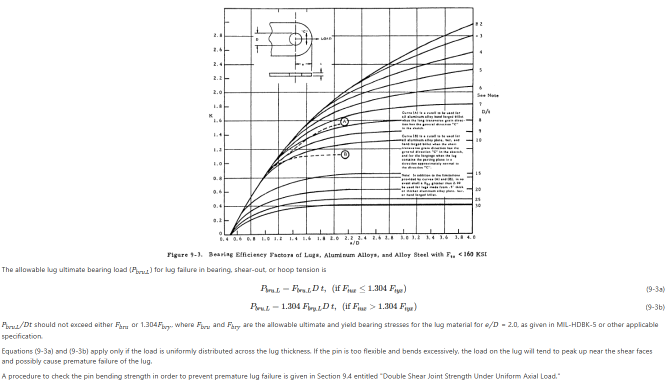
#> input picture tools/digitize/source/afsam_fig9_3_page.png, 1340 x 768 px (shown at 1/2 size)
$ python dig93.py
#> lines starting #> are read from the running program, lines starting #| are printed output that depends on the picture
### tools/digitize/digitize_common.py
"""Helpers to digitize curves from scanned charts (AFSAM Section 9 figures).

The approach is deliberately simple and auditable:
1. the axes are calibrated from the pixel positions of the chart's own grid lines;
2. for every pixel column, the centres of the dark runs (curve pixels) are found, with the grid-line
   rows / columns masked out;
3. the runs are assigned to curves figure by figure (see digitize_afsam.py);
4. the result is drawn back over the original scan in colour (overlay images) for visual checking.
"""
import numpy as np
from PIL import Image, ImageDraw


class Axis:
    """Pixel <-> value mapping, piecewise linear through the chart's grid lines.

    Axis(p0, v0, p1, v1) for two points, or Axis.grid([(pixel, value), ...]) for every grid line, which
    absorbs small scan distortions.
    """

    def __init__(self, p0, v0, p1, v1):
        self.P = np.array([p0, p1], float)
        self.V = np.array([v0, v1], float)
        self._sort()

    @classmethod
    def grid(cls, pairs):
        a = cls(0, 0, 1, 1)
        a.P = np.array([p for p, v in pairs], float)
        a.V = np.array([v for p, v in pairs], float)
        a._sort()
        return a

    def _sort(self):
        o = np.argsort(self.P)
        self.P, self.V = self.P[o], self.V[o]

    def val(self, p):
        p = np.asarray(p, float)
        return np.interp(p, self.P, self.V, left=None, right=None) if self.P.size > 2 else \
            self.V[0] + (p - self.P[0]) * (self.V[1] - self.V[0]) / (self.P[1] - self.P[0])

    def pix(self, v):
        v = np.asarray(v, float)
        o = np.argsort(self.V)
        if self.P.size > 2:
            return np.interp(v, self.V[o], self.P[o])
        return self.P[0] + (v - self.V[0]) * (self.P[1] - self.P[0]) / (self.V[1] - self.V[0])


def load(path):
    return np.array(Image.open(path).convert("L")).astype(int)


def column_runs(img, x, y_top, y_bot, thr=120, mask_rows=(), min_len=1):
    """Centres of dark runs in column x between y_top and y_bot, skipping masked rows."""
    col = img[y_top:y_bot + 1, x] < thr
    for r in mask_rows:
        if y_top <= r <= y_bot:
            col[r - y_top] = False
    runs, start = [], None
    for i, v in enumerate(col):
        if v and start is None:
            start = i
        if not v and start is not None:
            if i - start >= min_len:
                runs.append((y_top + (start + i - 1) / 2, i - start))
            start = None
    if start is not None:
        runs.append((y_top + (start + len(col) - 1) / 2, len(col) - start))
    return runs


def expand(rows, pad=1):
#> called with pad = 1
    out = set()
    for r in rows:
        for k in range(-pad, pad + 1):
            out.add(r + k)
    return sorted(out)


def overlay(path, out, curves, xax, yax, colors=None, dot=1.6, crop=None):
    """Draw digitized curves (list of (label, xs, ys)) over the scan."""
    im = Image.open(path).convert("RGB")
    dr = ImageDraw.Draw(im)
    pal = colors or ["#E00000", "#0070C0", "#00A000", "#C000C0", "#FF8000", "#008080", "#7030A0", "#A05000",
                     "#FF0080", "#0000FF", "#00C0C0", "#808000", "#C00060", "#406000"]
    for i, (lab, xs, ys) in enumerate(curves):
        c = pal[i % len(pal)]
        for x, y in zip(xs, ys):
            if y is None or np.isnan(y):
                continue
            px, py = xax.pix(x), yax.pix(y)
            dr.ellipse((px - dot, py - dot, px + dot, py + dot), fill=c)
    if crop:
        im = im.crop(crop)
    im.save(out)


def despike(xs, ys, win=7, tol=0.03):
    """Drop points that deviate more than tol from the running median (removes text/grid hits)."""
    xs, ys = np.asarray(xs, float), np.asarray(ys, float)
    keep = np.ones(len(ys), bool)
    for i in range(len(ys)):
        lo, hi = max(0, i - win), min(len(ys), i + win + 1)
        if abs(ys[i] - np.median(ys[lo:hi])) > tol:
            keep[i] = False
    return xs[keep], ys[keep]

### tools/digitize/dig93.py
"""Digitize AFSAM Figure 9-3 (bearing efficiency factor K vs a/D for D/t curves)."""
import numpy as np, sys
sys.path.insert(0,'.')
from digitize_common import *
SRC='source/afsam_fig9_3_page.png'
X=Axis.grid([(448.5,0.4),(501.5,0.8),(556.5,1.2),(613,1.6),(668,2.0),(723,2.4),(778.5,2.8),(833.5,3.2),(890,3.6),(944.5,4.0)])
Y=Axis.grid([(467,0),(409,0.4),(355,0.8),(297.5,1.2),(240.5,1.6),(184,2.0),(128,2.4),(71,2.8),(16.5,3.2)])
VGRID=set(expand([448,449,501,502,556,557,613,668,723,778,779,833,834,890,944,945],1))
HGRID=set(list(range(14,19))+list(range(70,73))+list(range(126,130))+list(range(182,186))+list(range(239,243))
          +list(range(296,300))+list(range(353,357))+list(range(407,413))+list(range(465,470)))
EXCL=[(2.92,3.78,0.50,1.78),(0.45,1.85,1.88,3.3),(2.06,2.26,1.45,1.66),(2.06,2.26,1.0,1.2)]
DT=[2,3,4,5,6,7,8,9,10,15,20,25,30]
RIGHT={2:2.95,3:2.793,4:2.558,5:2.318,6:2.082,7:1.834,8:1.607,9:1.446,10:1.323,15:0.866,20:0.633,25:0.485,30:0.407}
MID={8:1.526,9:1.404,10:1.277,15:0.852,20:0.626,25:0.485,30:0.405}

def excluded(xv,yv):
    return any(a<=xv<=b and c<=yv<=d for a,b,c,d in EXCL)

def track(img,xv0,yv0,xv_end,gate=3.0,nfit=10):
    x0=int(round(float(X.pix(xv0)))); xe=int(round(float(X.pix(xv_end))))
    step=-1 if xe<x0 else 1
    hist=[(x0,float(Y.pix(yv0)))]; pts={x0:hist[0][1]}
    x=x0
    while x!=xe:
        x+=step
        if x in VGRID: continue
        xs=np.array([h[0] for h in hist[-nfit:]]); ys=np.array([h[1] for h in hist[-nfit:]])
        pred=np.polyval(np.polyfit(xs,ys,1),x) if len(xs)>=3 and np.ptp(xs)>0 else hist[-1][1]
        prev=hist[-1][1]
        gap=abs(x-hist[-1][0])
        g=gate+0.25*max(0,gap-2)
        xv=float(X.val(x))
        cands=[]
        for r in column_runs(img,x,18,466,140):
            yc=r[0]
            if r[1]>8 or int(round(yc)) in HGRID or excluded(xv,float(Y.val(yc))): continue
            if step<0 and yc<min(prev,pred)-1.0: continue
            if step>0 and yc>max(prev,pred)+1.0: continue
            cands.append(yc)
        if cands:
            c=min(cands,key=lambda r:abs(r-pred))
            if abs(c-pred)<=g:
                hist.append((x,c)); pts[x]=c
    xs=np.array(sorted(pts)); return X.val(xs), Y.val(np.array([pts[k] for k in xs]))

GRID=np.round(np.arange(0.5,4.0001,0.05),4)

def run():
    """Return {D/t: K values on GRID (a/D = 0.50 ... 4.00, step 0.05)}."""
    img=load(SRC)
#> in load, `return np.array(Image.open(path).convert("L")).astype(int)`:
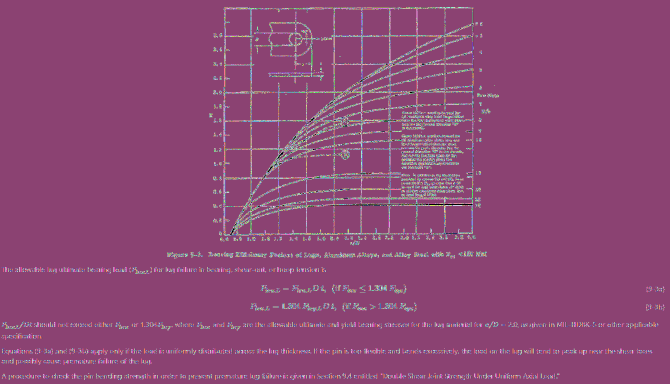
#> returned value: shape (768, 1340) int64 (shown at 1/2 size); 256 distinct labels, from 0 to 255; one colour per label, 0 black
    raw={}
    for d in DT:
        if d<=7:
            x,y=track(img,3.95,RIGHT[d],0.45)
            x=np.r_[x,4.0]; y=np.r_[y,RIGHT[d]]
        else:
            xl,yl=track(img,2.2,MID[d],0.45)
            if d==30:   # flat and hidden under the 0.4 grid line to the right of a/D = 2.2
                xr,yr=np.array([2.2]),np.array([MID[d]])
            else:
                xr,yr=track(img,2.2,MID[d],2.85)
            x=np.r_[xl,xr,3.95,4.0]; y=np.r_[yl,yr,RIGHT[d],RIGHT[d]]
        o=np.argsort(x); x,y=despike(x[o],y[o],win=6,tol=0.04)
        raw[d]=(x,y)
#> after the loop, raw = 13 items
    env_x,env_y=raw[2]
#> env_x = 398 values from 0.562 to 4; env_y = 398 values from 0.114 to 2.95
    out={}
    for d in DT:
        x,y=raw[d]
        g=np.interp(GRID,x,y)
        env=np.interp(GRID,env_x,env_y)
        # left of the first tracked point the curve lies on the common envelope
        g=np.where(GRID<x.min(),env,g)
        out[d]=np.minimum(g,env)
#> after the loop, out = 13 items
    # near the common origin (a/D ~ 0.475) the curves fan out as straight lines; the scan cannot separate
    # them there, so below a/D = 0.65 each curve is a straight line from the origin to its a/D = 0.65 value
    i65=int(np.argmin(np.abs(GRID-0.65)))
#> i65 = 3
    for d in DT:
        k65=out[d][i65]
        for i in range(i65):
            out[d][i]=max(0.0,k65*(GRID[i]-0.475)/(0.65-0.475))
#> this loop made 13 passes
#> k65 on passes 1 to 12: 0.274, 0.274, 0.274, 0.274, 0.274, 0.274, 0.274, 0.274, 0.274, 0.274, 0.201, 0.149
    # curves may merge but not cross: K decreases with D/t
    for i in range(len(DT)-2,-1,-1):
        out[DT[i]]=np.maximum(out[DT[i]],out[DT[i+1]])
    # K is non-decreasing in a/D
    for d in DT:
        out[d]=np.maximum.accumulate(out[d])
    return out

if __name__=='__main__':
    c=run()
#> c = 13 items
    overlay(SRC,'/tmp/ov93.png',[(str(d),GRID,c[d]) for d in DT],X,Y,crop=(400,0,990,480),dot=1.6)
#> the loop in overlay, `for i, (lab, xs, ys) in enumerate(curves):` made 13 passes
#> lab on passes 4 to 13: '5', '6', '7', '8', '9', '10', '15', '20', '25', '30'
#> (lab, c) on passes 1 to 3: ('2', '#E00000'), ('3', '#0070C0'), ('4', '#00A000')
#> in overlay, `im = im.crop(crop)`:
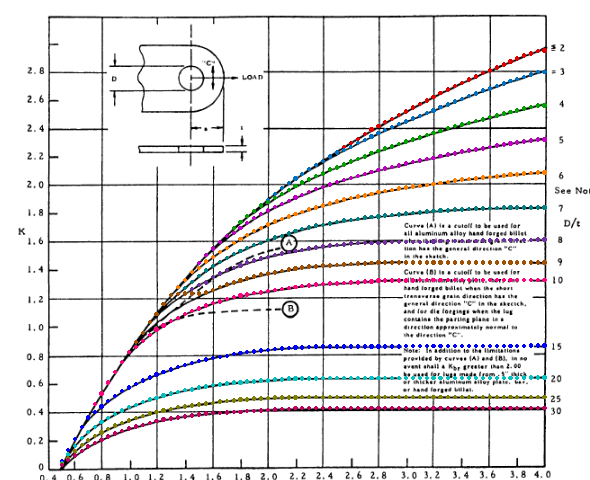
#> im: PIL image 590x480 RGB; mean R, G, B 232, 230.5, 231.7
    for d in DT:
        print(d,[round(float(np.interp(v,GRID,c[d])),3) for v in (0.6,0.8,1.0,1.2,1.5,2.0,2.5,3.0,3.5,4.0)])
#> this loop made 13 passes
#| 2 [0.196, 0.515, 0.821, 1.084, 1.445, 1.888, 2.225, 2.516, 2.761, 2.95]
#| 3 [0.196, 0.515, 0.821, 1.084, 1.445, 1.888, 2.225, 2.446, 2.642, 2.793]
#| 4 [0.196, 0.515, 0.821, 1.084, 1.445, 1.874, 2.118, 2.304, 2.449, 2.558]
#| 5 [0.196, 0.515, 0.821, 1.084, 1.445, 1.812, 2.014, 2.146, 2.246, 2.318]
#| 6 [0.196, 0.515, 0.821, 1.084, 1.41, 1.713, 1.876, 1.975, 2.039, 2.082]
#| 7 [0.196, 0.515, 0.821, 1.084, 1.35, 1.602, 1.731, 1.791, 1.827, 1.834]
#| 8 [0.196, 0.515, 0.821, 1.084, 1.29, 1.484, 1.568, 1.589, 1.598, 1.607]
#| 9 [0.196, 0.515, 0.821, 1.084, 1.228, 1.368, 1.428, 1.446, 1.446, 1.446]
#> (further printed lines are left out)


# ---------------------------------------------------------------- cut-off curves A and B (dashed)
SEEDS_A=[(1.33,1.165),(1.38,1.20),(1.43,1.228),(1.48,1.264),(1.54,1.30),(1.62,1.35),(1.71,1.39),(1.80,1.44),(1.88,1.48),(1.95,1.51),(2.05,1.54),(2.08,1.545)]
SEEDS_B=[(1.33,1.06),(1.42,1.08),(1.55,1.095),(1.75,1.10),(1.95,1.105),(2.08,1.11)]


def snap(img,seeds,gate=2.0):
    sx=np.array([s[0] for s in seeds]); sy=np.array([s[1] for s in seeds])
    px,py=[],[]
    for x in range(int(X.pix(sx[0])),int(X.pix(sx[-1]))+1):
        if x in VGRID: continue
        xv=float(X.val(x)); pred=float(Y.pix(np.interp(xv,sx,sy)))
        rs=[r[0] for r in column_runs(img,x,150,330,140) if r[1]<=6 and int(round(r[0])) not in HGRID]
        if rs:
            c=min(rs,key=lambda r:abs(r-pred))
            if abs(c-pred)<=gate:
                px.append(xv); py.append(float(Y.val(c)))
    return np.array(px),np.array(py)


def cutoffs():
    """Cut-off curves A and B on GRID; NaN where the curve does not apply (left of its start).
    Right of the last drawn point (a/D ~ 2.1) the cut-off is held at its last value."""
    img=load(SRC)
    out={}
    for name,seeds in (("A",SEEDS_A),("B",SEEDS_B)):
        x,y=snap(img,seeds)
        x,y=despike(x,y,win=5,tol=0.03)
        # where no dash could be snapped (start of the curve), use the visually read seed points
        pre=[(a,b) for a,b in seeds if a<x.min()-0.01]
        if pre:
            x=np.r_[[a for a,b in pre],x]; y=np.r_[[b for a,b in pre],y]
        g=np.interp(GRID,x,y)
        g=np.where(GRID<x.min(),np.nan,g)
        out[name]=np.maximum.accumulate(np.nan_to_num(g,nan=0.0))
        out[name]=np.where(GRID<x.min(),np.nan,out[name])
        out[name+"_pts"]=(x,y)
    return out

$ run again, with tools/digitize/source/afsam_fig9_2_page.png copied over tools/digitize/source/afsam_fig9_3_page.png
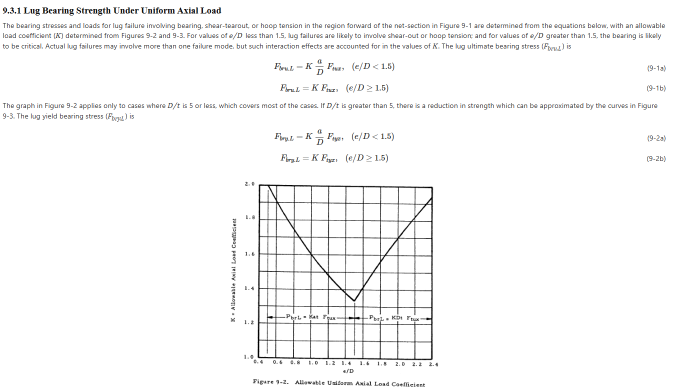
#> input picture tools/digitize/source/afsam_fig9_2_page.png, 1347 x 780 px (shown at 1/2 size)
#> in load, `return np.array(Image.open(path).convert("L")).astype(int)`:
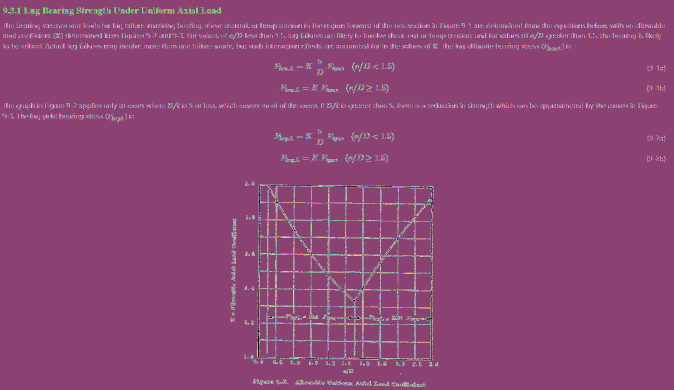
#> returned value: shape (780, 1347) int64 (shown at 1/2 size); 256 distinct labels, from 0 to 255; one colour per label, 0 black
#> the loop in run, `for d in DT:` made 13 passes
#> after the loop in run, `for d in DT:`: raw = 13 items
#> env_x = 78 values from 1.91 to 4; env_y = 78 values, max 2.95 at index 76, min 2.92 at index 0, mean 2.92
#> the loop in run, `for d in DT:` made 13 passes
#> y on pass 6: [1.81, 1.82, 1.83, 1.83]
#> after the loop in run, `for d in DT:`: out = 13 items
#> i65 = 3
#> the loop in run, `for d in DT:` made 13 passes
#> k65 on passes 1 to 8: 2.92, 1.82, 1.78, 2.92, 2.92, 2.92, 2.92, 2.92
#> `c=run()`: c = 13 items
#> the loop in overlay, `for i, (lab, xs, ys) in enumerate(curves):` made 13 passes
#> lab on passes 4 to 11: '5', '6', '7', '8', '9', '10', '15', '20'
#> in overlay, `im = im.crop(crop)`:
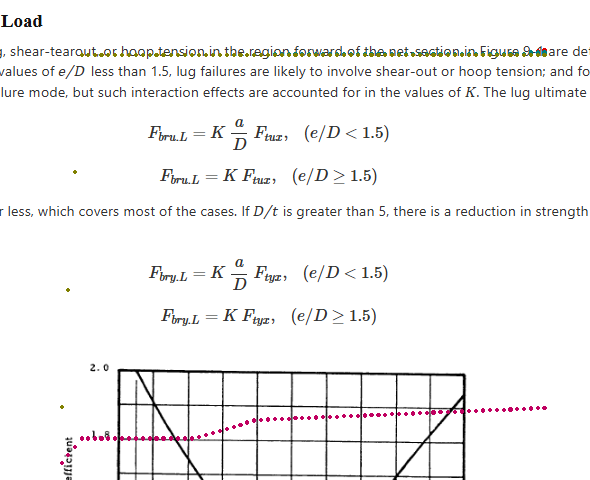
#> im: PIL image 590x480 RGB; mean R, G, B 244.7, 244.1, 244
#> the loop `for d in DT:` made 13 passes
#| 2 [2.084, 2.917, 2.917, 2.917, 2.917, 2.919, 2.927, 2.927, 2.927, 2.95]
#| 3 [2.084, 2.917, 2.917, 2.917, 2.917, 2.919, 2.927, 2.927, 2.927, 2.936]
#| 4 [2.084, 2.917, 2.917, 2.917, 2.917, 2.919, 2.927, 2.927, 2.927, 2.936]
#| 5 [2.084, 2.917, 2.917, 2.917, 2.917, 2.919, 2.927, 2.927, 2.927, 2.936]
#| 6 [2.084, 2.917, 2.917, 2.917, 2.917, 2.919, 2.927, 2.927, 2.927, 2.936]
#> (further printed lines are left out)

$ run again, with tools/digitize/source/afsam_fig9_4_page.png copied over tools/digitize/source/afsam_fig9_3_page.png
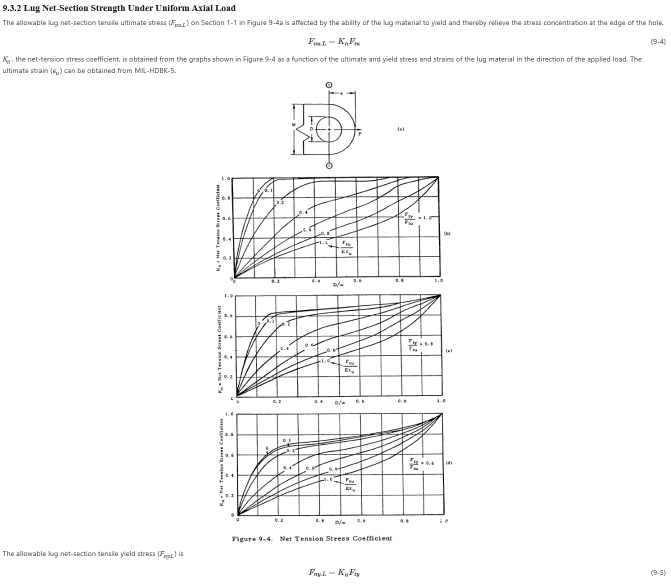
#> input picture tools/digitize/source/afsam_fig9_4_page.png, 1342 x 1169 px (shown at 1/2 size)
#> in load, `return np.array(Image.open(path).convert("L")).astype(int)`:
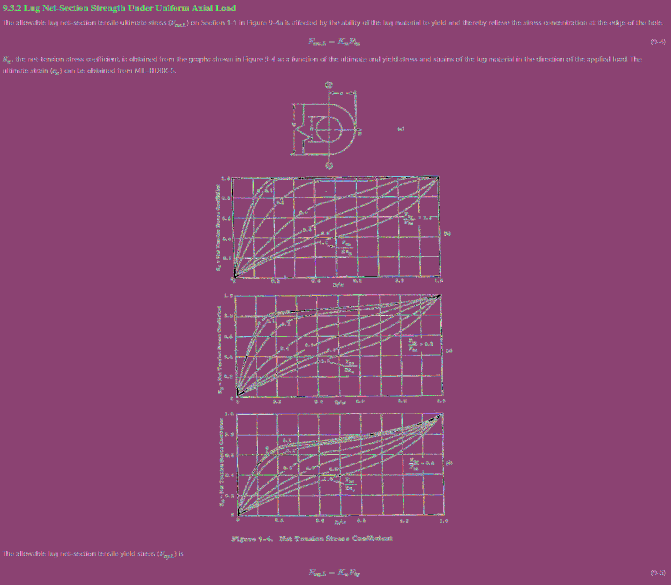
#> returned value: shape (1169, 1342) int64 (shown at 1/2 size); 256 distinct labels, from 0 to 255; one colour per label, 0 black
#> the loop in run, `for d in DT:` made 13 passes
#> (xr, yr) on passes 7, 8, 10: ([2.2, 2.29], [1.53, 1.56]), ([2.2, 2.36, 2.37, 2.38, 2.39], [1.4, 1.43, 1.43, 1.43, 1.42]), ([2.2], [0.852])
#> after the loop in run, `for d in DT:`: raw = 13 items
#> env_x = [1.85, 1.86, 2.33, 2.34, 2.35, 2.82, 2.83, 2.83, 3.41, 3.42, 3.42, 3.95, 4]; env_y = [2.94, 2.94, 2.94, 2.94, 2.95, 2.94, 2.94, 2.94, 2.94, 2.94, 2.95, 2.95, 2.95]
#> after the loop in run, `for d in DT:`: out = 13 items
#> i65 = 3
#> the loop in run, `for d in DT:` made 13 passes
#> k65 on passes 1 to 8: 2.94, 2.45, 2.94, 2.94, 2.94, 2.94, 2.94, 2.94
#> `c=run()`: c = 13 items
#> the loop in overlay, `for i, (lab, xs, ys) in enumerate(curves):` made 13 passes
#> lab on passes 4 to 11: '5', '6', '7', '8', '9', '10', '15', '20'
#> in overlay, `im = im.crop(crop)`:
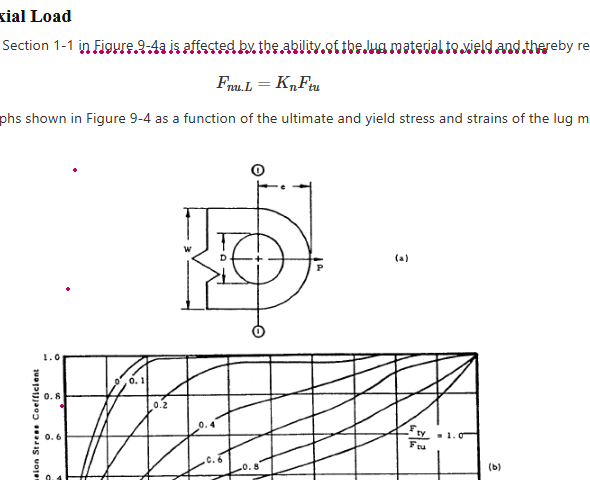
#> im: PIL image 590x480 RGB; mean R, G, B 243.8, 243.3, 243.5
#> the loop `for d in DT:` made 13 passes
#| 2 [2.1, 2.939, 2.939, 2.939, 2.939, 2.939, 2.947, 2.947, 2.947, 2.95]
#| 3 [2.1, 2.939, 2.939, 2.939, 2.939, 2.939, 2.947, 2.947, 2.947, 2.947]
#| 4 [2.1, 2.939, 2.939, 2.939, 2.939, 2.939, 2.947, 2.947, 2.947, 2.947]
#| 5 [2.1, 2.939, 2.939, 2.939, 2.939, 2.939, 2.939, 2.939, 2.939, 2.939]
#| 6 [2.1, 2.939, 2.939, 2.939, 2.939, 2.939, 2.939, 2.939, 2.939, 2.939]
#> (further printed lines are left out)

$ run again, with tools/digitize/source/afsam_fig9_8_page.png copied over tools/digitize/source/afsam_fig9_3_page.png
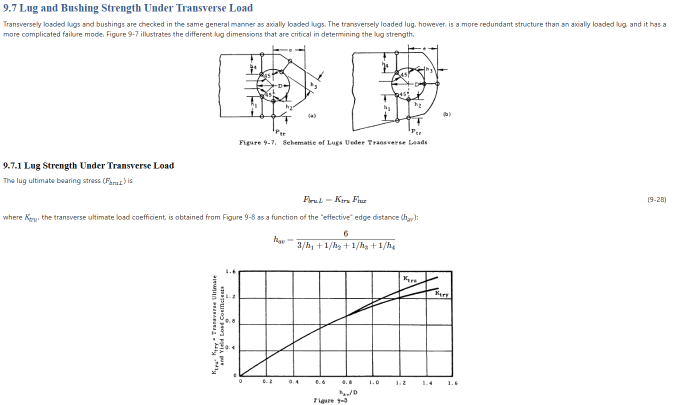
#> input picture tools/digitize/source/afsam_fig9_8_page.png, 1347 x 809 px (shown at 1/2 size)
#> in load, `return np.array(Image.open(path).convert("L")).astype(int)`:
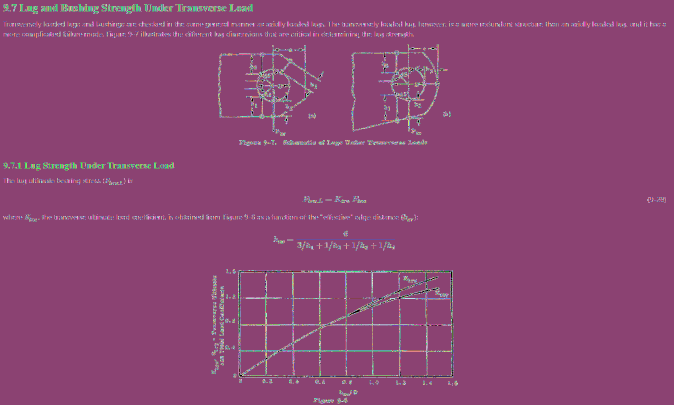
#> returned value: shape (809, 1347) int64 (shown at 1/2 size); 256 distinct labels, from 0 to 255; one colour per label, 0 black
#> the loop in run, `for d in DT:` made 13 passes
#> (xl, yl, xr, yr) on pass 10: ([2.2], [0.852], [2.2], [0.852])
#> after the loop in run, `for d in DT:`: raw = 13 items
#> env_x = 79 values from 0.721 to 4; env_y = 79 values, max 2.95 at index 58, min 1.65 at index 0, mean 2.72
#> the loop in run, `for d in DT:` made 13 passes
#> y on pass 10: [0.852, 0.852, 0.866, 0.866]
#> after the loop in run, `for d in DT:`: out = 13 items
#> i65 = 3
#> the loop in run, `for d in DT:` made 13 passes
#> k65 on passes 1 to 8: 1.65, 1.65, 1.65, 1.65, 1.65, 1.65, 1.27, 1.27
#> `c=run()`: c = 13 items
#> the loop in overlay, `for i, (lab, xs, ys) in enumerate(curves):` made 13 passes
#> lab on passes 4 to 11: '5', '6', '7', '8', '9', '10', '15', '20'
#> in overlay, `im = im.crop(crop)`:
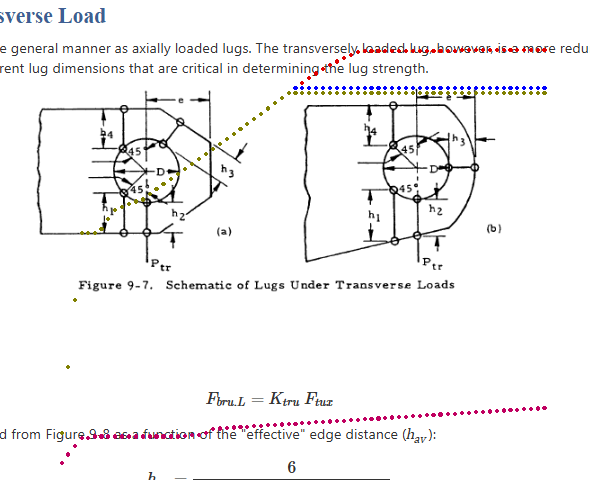
#> im: PIL image 590x480 RGB; mean R, G, B 244.7, 243.7, 244.2
#> the loop `for d in DT:` made 13 passes
#| 2 [1.181, 1.683, 1.856, 1.962, 2.178, 2.537, 2.87, 2.947, 2.953, 2.953]
#| 3 [1.181, 1.683, 1.856, 1.962, 2.178, 2.537, 2.681, 2.681, 2.681, 2.681]
#| 4 [1.181, 1.683, 1.856, 1.962, 2.178, 2.537, 2.681, 2.681, 2.681, 2.681]
#| 5 [1.181, 1.683, 1.856, 1.962, 2.178, 2.537, 2.681, 2.681, 2.681, 2.681]
#| 6 [1.181, 1.683, 1.856, 1.962, 2.178, 2.537, 2.681, 2.681, 2.681, 2.681]
#> (further printed lines are left out)
